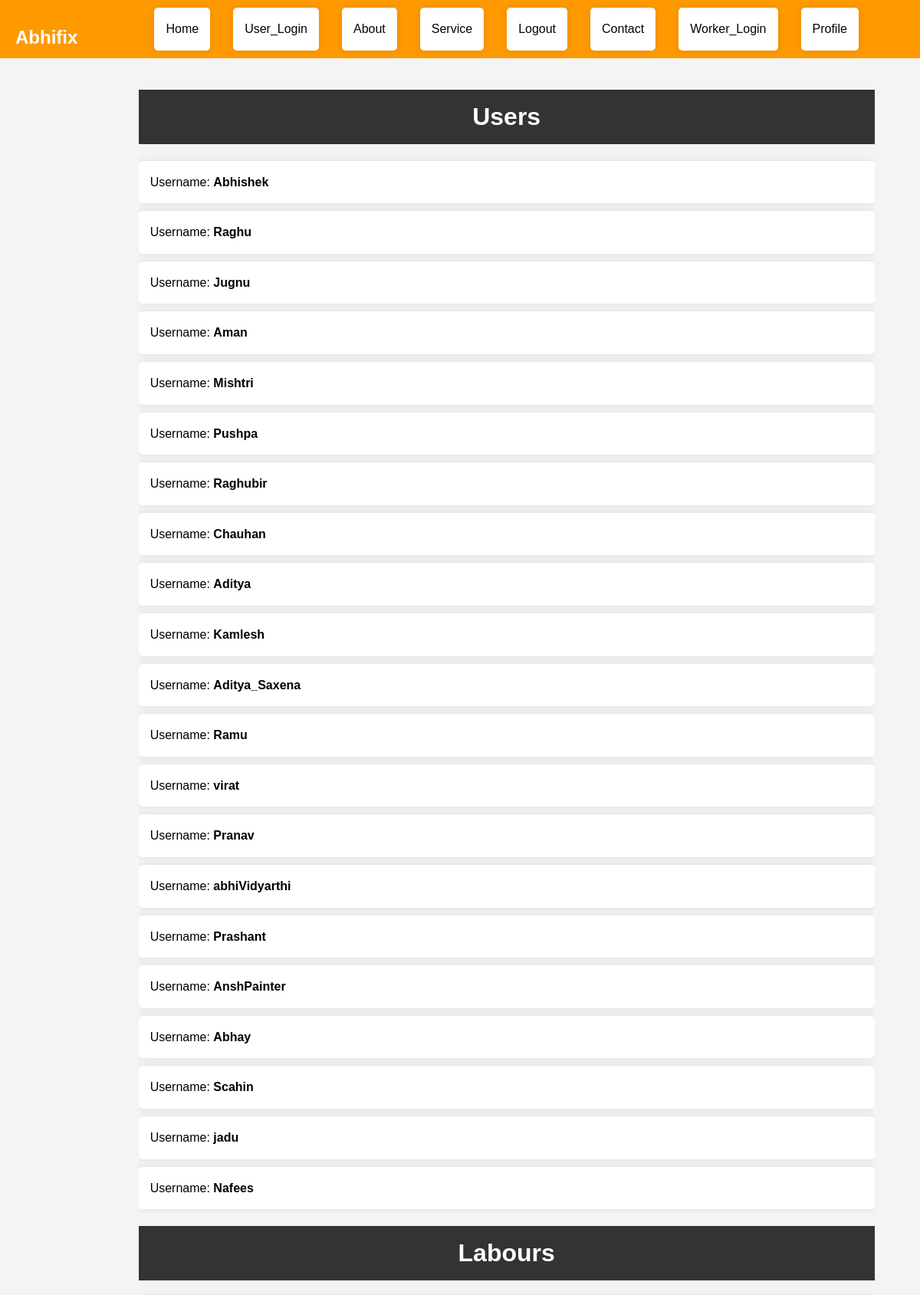
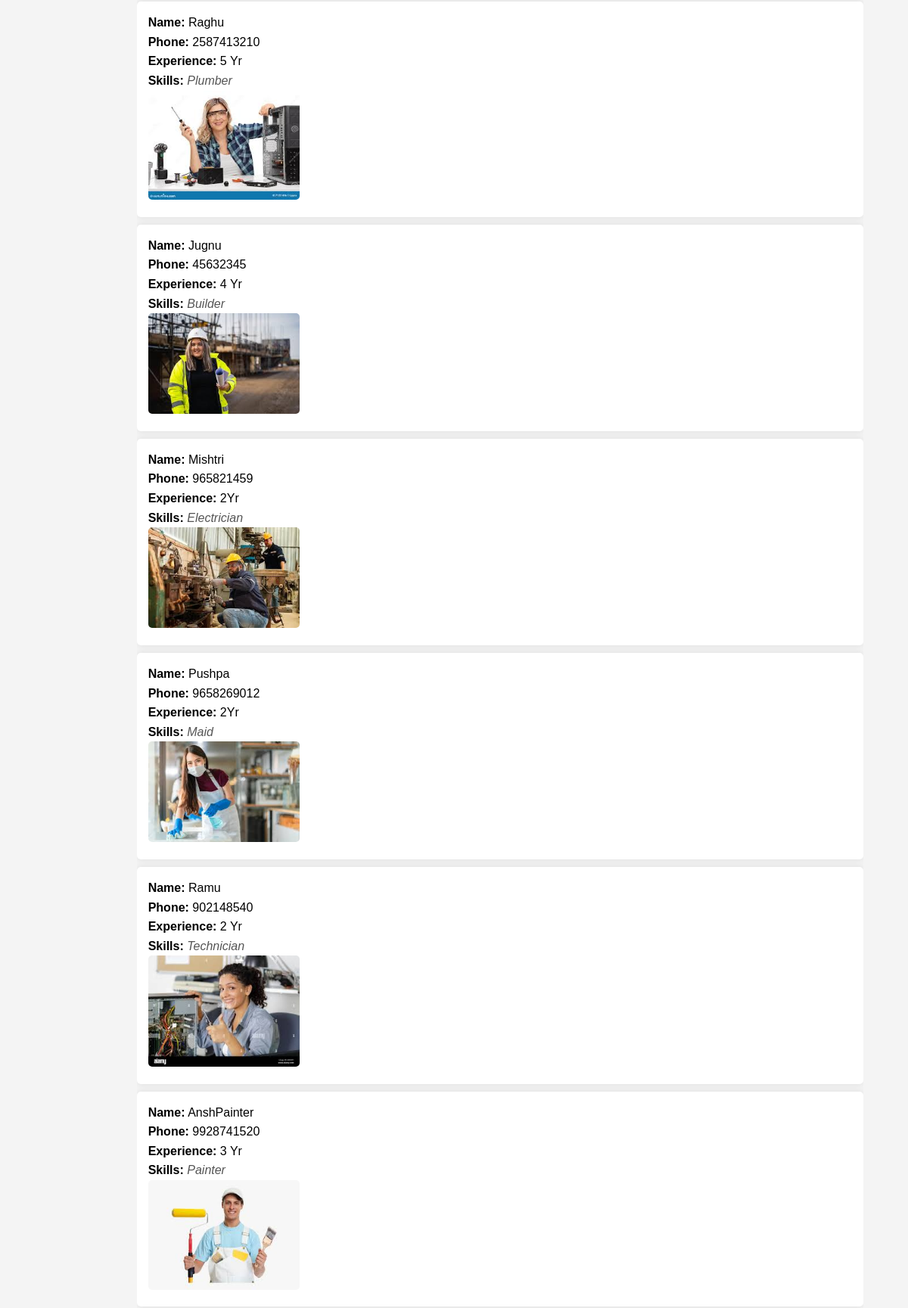
The app's page /read/ (upper part) with its own data (2 pictures, top to bottom).
### myapp/models.py (models this page shows, shortened)
class Labour(models.Model):
    user = models.OneToOneField(User, on_delete=models.CASCADE, related_name='labour_profile')
    phone = models.CharField(max_length=15, null=True, blank=True)  # Updated to CharField to handle phone numbers better
    image = models.ImageField(upload_to='images/', null=True, blank=True)
    skills = models.ManyToManyField(Skill, related_name='labours', blank=True)
    experience = models.CharField(max_length=100, null=True)
    email = models.EmailField(max_length=254, null=True, blank=True)
    price = models.DecimalField(max_digits=10, decimal_places=2, null=True,blank=True)
    is_available = models.BooleanField(default=True)
    last_booking_time = models.DateTimeField(null=True, blank=True)

class Skill(models.Model):
    name = models.CharField(max_length=100)

### myapp/views.py (the view)
# urls.py: path('read/',views.read,name='read'),
def read(request):
    users = User.objects.all()
    labours = Labour.objects.all()
    return render(request, 'read.html', {'users': users, 'labours': labours})

### templates/read.html (shortened to what this page needs)
<!DOCTYPE html>
<html lang="en">
<head>
    {% load static %}
    <link rel="stylesheet" href="{% static 'read.css' %}">
</head>
<body>
    <div class="navbar">
        <h2 class="logo">Abhifix</h2>
        <ul>
            <li><a href="{% url 'home' %}">Home</a></li>
            <li><a href="{% url 'login' %}">User_Login</a></li>
            <li><a href="#">About</a></li>
            <li><a href="{% url 'services' %}">Service</a></li>
            <li><a href="{% url 'logout' %}">Logout</a></li>
            <li><a href="{% url 'contact' %}">Contact</a></li>
            <li><a href="{% url 'labour_login' %}">Worker_Login</a></li>
            <li><a href="{% url 'profile' %}">Profile</a></li>
        </ul>
    </div>
    <div class="container">
        <h1>Users</h1>
        <ul>
            {% for user in users %}
                <li>Username: <strong>{{ user.username }}</strong></li>
            {% empty %}
                <li class="no-data">No users found.</li>
            {% endfor %}
        </ul>
        <h1>Labours</h1>
        <ul>
            {% for labour in labours %}
                <li>
                    <strong>Name:</strong> {{ labour.user.username }}<br>
                    <strong>Phone:</strong> {{ labour.phone }}<br>
                    <strong>Experience:</strong> {{ labour.experience }}<br>
                    <strong>Skills:</strong>
                    {% if labour.skills.exists %}
                        <span class="skills">
                            {% for skill in labour.skills.all %}
                                {{ skill.name }}{% if not forloop.last %}, {% endif %}
                            {% endfor %}
                        </span>
                    {% else %}
                        No skills available
                    {% endif %}
                    <br>
                    {% if labour.image %}
                        <img src="{{ labour.image.url }}" alt="Image of {{ labour.user.username }}" class="labour-image">
                    {% else %}
                        <span class="no-data">No image available</span>
                    {% endif %}
                </li>
            {% empty %}
                <li class="no-data">No labours found.</li>
            {% endfor %}
        </ul>
    </div>
</body>
</html>

### static/read.css (style rules this page uses)
body { font-family: Arial, sans-serif; line-height: 1.6; margin: 0; padding: 0; background-color: #f4f4f4; }
.navbar { background: #ff9900; color: #fff; padding: 10px 0; text-align: center; position: sticky; top: 0; z-index: 1000; }
.navbar ul { padding: 0; margin: 0; list-style: none; display: flex; justify-content: center; }
.navbar ul li { margin: 0 15px; }
.navbar ul li a { color: #0c0101; text-decoration: none; font-size: 16px; transition: color 0.3s; }
.logo { font-size: 24px; color: #fff; font-weight: bold; padding: 0 20px; float: left; }
.container { width: 80%; margin: auto; overflow: hidden; padding-top: 20px; }
h1 { background: #333; color: #fff; padding: 10px 0; text-align: center; }
ul { list-style: none; padding: 0; }
li { background: #fff; margin: 0 0 10px 0; padding: 15px; border-radius: 5px; box-shadow: 0 0 10px rgba(0, 0, 0, 0.1); }
.labour-image { max-width: 200px; border-radius: 5px; }
.skills { font-style: italic; color: #555; }

### records on screen
Labour: user.username "Raghu", phone "2587413210", experience "5 Yr", image (picture)
Skill: name "Plumber"
Labour: user.username "Jugnu", phone "45632345", experience "4 Yr", image (picture)
Skill: name "Builder"
Labour: user.username "Mishtri", phone "965821459", experience "2Yr", image (picture)
Skill: name "Electrician"
Labour: user.username "Pushpa", phone "9658269012", experience "2Yr", image (picture)
Skill: name "Maid"
Labour: user.username "Ramu", phone "902148540", experience "2 Yr", image (picture)
Skill: name "Technician"
Labour: user.username "AnshPainter", phone "9928741520", experience "3 Yr", image (picture)
Skill: name "Painter"

### other values on screen
{{ user.username }} "Abhishek"
{{ user.username }} "Raghu"
{{ user.username }} "Jugnu"
{{ user.username }} "Aman"
{{ user.username }} "Mishtri"
{{ user.username }} "Pushpa"
{{ user.username }} "Raghubir"
{{ user.username }} "Chauhan"
{{ user.username }} "Aditya"
{{ user.username }} "Kamlesh"
{{ user.username }} "Aditya_Saxena"
{{ user.username }} "Ramu"
{{ user.username }} "virat"
{{ user.username }} "Pranav"
{{ user.username }} "abhiVidyarthi"
